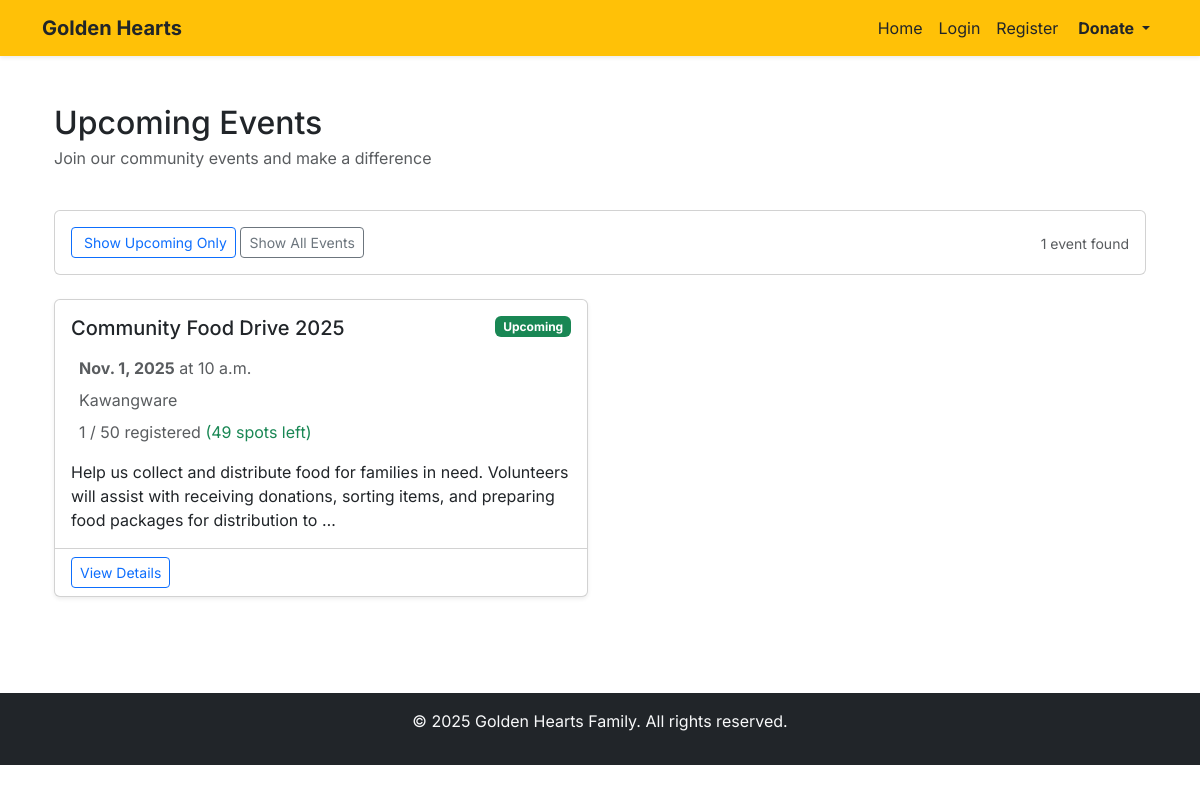
Screenshot of /events/ with the database file from the repository.
### events/models.py (models this page shows, shortened)
class Event(models.Model):
    title = models.CharField(max_length=200)
    description = models.TextField()
    date = models.DateField()
    time = models.TimeField()
    location = models.CharField(max_length=200)
    capacity = models.PositiveIntegerField(default=0)
    created_at = models.DateTimeField(auto_now_add=True)
    updated_at = models.DateTimeField(auto_now=True)
    created_by = models.ForeignKey(
        settings.AUTH_USER_MODEL,
        on_delete=models.SET_NULL,
        null=True,
        related_name='created_events'
    )
    class Meta:
        ordering = ['-date', '-time']
    @property
    def is_past(self):
        return self.date < timezone.now().date()
    @property
    def approved_registrations_count(self):
        return self.registrations.filter(approved=True).count()
    @property
    def available_spots(self):
        return max(0, self.capacity - self.approved_registrations_count)
    @property
    def is_full(self):
        return self.capacity > 0 and self.approved_registrations_count >= self.capacity

### events/views.py (the view)
# urls.py: path('', views.event_list, name='event_list'),
def event_list(request):
    events = Event.objects.all().order_by('-date', '-time')
    upcoming = request.GET.get('upcoming')
    if upcoming:
        events = events.filter(date__gte=timezone.now().date())
    return render(request, 'events/event_list.html', {
        'events': events,
        'upcoming_filter': bool(upcoming)
    })

### events/templates/events/event_list.html (shortened to what this page needs)
{% extends 'base.html' %}
{% load static %}
{% block content %}
<div class="container py-4">
    <div class="d-flex justify-content-between align-items-center mb-4">
        <div>
            <h1 class="h2 mb-1">Upcoming Events</h1>
            <p class="text-muted">Join our community events and make a difference</p>
        </div>
    </div>
    <div class="card mb-4">
        <div class="card-body">
            <div class="row align-items-center">
                <div class="col-md-6">
                    <a href="?upcoming=true" class="btn btn-outline-primary btn-sm">
                        Show Upcoming Only
                    </a>
                    <a href="{% url 'events:event_list' %}" class="btn btn-outline-secondary btn-sm">
                        Show All Events
                    </a>
                </div>
                <div class="col-md-6 text-md-end">
                    <small class="text-muted">{{ events.count }} event{{ events.count|pluralize }} found</small>
                </div>
            </div>
        </div>
    </div>
    <div class="row">
        {% for event in events %}
        <div class="col-lg-6 mb-4">
            <div class="card h-100 shadow-sm">
                <div class="card-body">
                    <div class="d-flex justify-content-between align-items-start mb-3">
                        <h5 class="card-title mb-0">{{ event.title }}</h5>
                        {% if event.is_full %}
                            <span class="badge bg-danger">Full</span>
                        {% elif event.is_past %}
                            <span class="badge bg-secondary">Past</span>
                        {% else %}
                            <span class="badge bg-success">Upcoming</span>
                        {% endif %}
                    </div>
                    <div class="text-muted mb-3">
                        <div class="mb-2">
                            <strong>{{ event.date }}</strong> at {{ event.time }}
                        </div>
                        <div class="mb-2">
                            {{ event.location }}
                        </div>
                        {% if event.capacity > 0 %}
                        <div class="mb-2">
                            {{ event.approved_registrations_count }} / {{ event.capacity }} registered
                            {% if event.available_spots > 0 %}
                                <span class="text-success">({{ event.available_spots }} spots left)</span>
                            {% endif %}
                        </div>
                        {% endif %}
                    </div>
                    <p class="card-text">{{ event.description|truncatewords:25 }}</p>
                </div>
                <div class="card-footer bg-transparent">
                    <div class="d-flex justify-content-between align-items-center">
                        <a href="{% url 'events:event_detail' event.id %}" class="btn btn-outline-primary btn-sm">
                            View Details
                        </a>
                    </div>
                </div>
            </div>
        </div>
        {% endfor %}
    </div>
</div>
{% endblock %}

### templates/base.html (style rules this page uses)
body { font-family: 'Inter', sans-serif; }

### rows the page displays
Event: title "Community Food Drive 2025", shows "Upcoming", date "Nov. 1, 2025", time "10 a.m.", location "Kawangware", approved_registrations_count "1", capacity "50", available_spots "49", description "Help us collect and distribute food for families in need. Volunteers will assist with receiving donations, sorting items, and preparing food packages for distribution to …"

### other values shown
{{ events.count }} "1"
